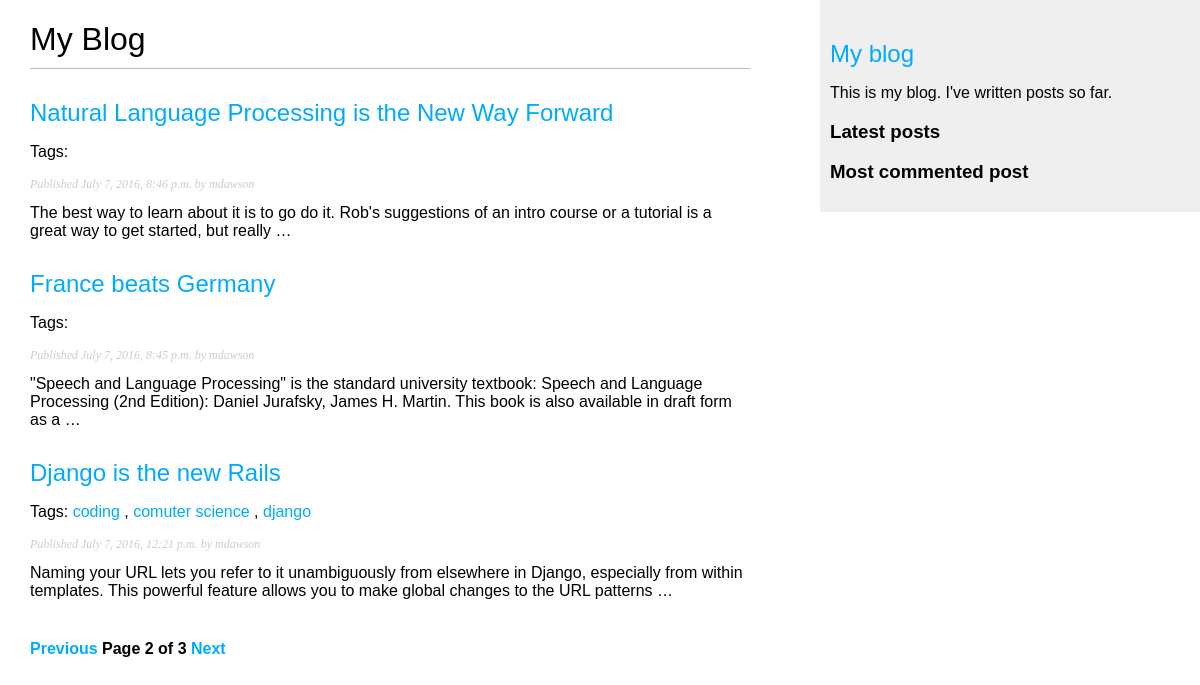
Screenshot of /blog/?page=2 with the database file from the repository.
### blog/models.py (models this page shows, shortened)
class Post(models.Model):
	STATUS_CHOICES = (
		('draft', 'Draft'),
		('published', 'Published'),
		)
	title = models.CharField(max_length=250)
	slug = models.SlugField(max_length=250, unique_for_date='publish')
	author = models.ForeignKey(User, related_name='blog_post')
	body = models.TextField()
	publish = models.DateTimeField(default=timezone.now)
	created = models.DateTimeField(auto_now_add=True)
	updated = models.DateTimeField(auto_now=True)
	status = models.CharField(max_length=10,
							choices=STATUS_CHOICES,
							default='draft')
	tags = TaggableManager(blank=True)
	class Meta:
		ordering = ('-publish',)
	objects = models.Manager() #The default manager
	published = PublishedManager() #Our custom manager
	def get_absolute_url(self):
		return reverse('blog:post_detail',
						args=[self.publish.year,
						self.publish.strftime('%m'),
						self.publish.strftime('%d'),
						self.slug])

### blog/views.py (the view)
# urls.py: url(r'^tag/(?P<tag_slug>[-\w]+)/$', views.post_list, name='post_list_by_tag'),
def post_list(request, tag_slug=None):
	object_list = Post.published.all()
	tag = None
	if tag_slug:
		tag = get_object_or_404(Tag, slug=tag_slug)
		object_list = object_list.filter(tags__in=[tag])
	paginator = Paginator(object_list, 3) # three posts on each page
	page = request.GET.get('page')
	try:
		posts = paginator.page(page)
	except PageNotAnInteger:
		posts = paginator.page(1)
	except EmptyPage:
		posts = paginator.page(paginator.num_pages)
	return render(request,
		'blog/post/list.html',
		{'page': page,
		 'posts': posts,
		 'tag': tag})

### blog/models.py (called while the page is built)
	def get_queryset(self):
		return super(PublishedManager, self).get_queryset()\
											.filter(status='published')

### blog/templates/blog/post/list.html (shortened to what this page needs)
{% extends "blog/base.html" %}
{% load blog_tags %}
{%block content%}
	<h1>My Blog</h1>
		{% for post in posts %}
		<h2>
			<a href="{{ post.get_absolute_url }}">
				{{ post.title }}
			</a>
		</h2>
		<p class="tags">Tags:
			{% for tag in post.tags.all %}
				<a href="{% url "blog:post_list_by_tag" tag.slug %}">
					{{ tag.name }}
				</a>
				{% if not forloop.last %},{% endif %}
			{% endfor %}
		</p>
		<p class="date">
			Published {{ post.publish }} by {{ post.author }}
		</p>
		{{ post.body|markdown|truncatewords_html:30 }}
	{% endfor %}
	{% include "pagination.html" with page=posts %}
{% endblock %}

### blog/static/css/blogs.css (style rules this page uses)
body { margin:0; padding:0; font-family:helvetica, sans-serif; }
a { color:#00abff; text-decoration:none; }
h1 { font-weight:normal; border-bottom:1px solid #bbb; padding:0 0 10px 0; }
h2 { font-weight:normal; margin:30px 0 0; }
p.date { color:#ccc; font-family: georgia, serif; font-size: 12px; font-style: italic; }

### rows the page displays
Post: title "Natural Language Processing is the New Way Forward", publish "July 7, 2016, 8:46 p.m.", author "mdawson", body "The best way to learn about it is to go do it. Rob's suggestions of an intro course or a tutorial is a great way to get started, but really …"
Post: title "France beats Germany", publish "July 7, 2016, 8:45 p.m.", author "mdawson", body "\"Speech and Language Processing\" is the standard university textbook: Speech and Language Processing (2nd Edition): Daniel Jurafsky, James H. Martin. This book is also available in draft form as a …"
Post: title "Django is the new Rails", publish "July 7, 2016, 12:21 p.m.", author "mdawson", body "Naming your URL lets you refer to it unambiguously from elsewhere in Django, especially from within templates. This powerful feature allows you to make global changes to the URL patterns …"
Tag: name "coding"
Tag: name "comuter science"
Tag: name "django"

### other values shown
{{ page.number }} "2"
{{ page.paginator.num_pages }} "3"
